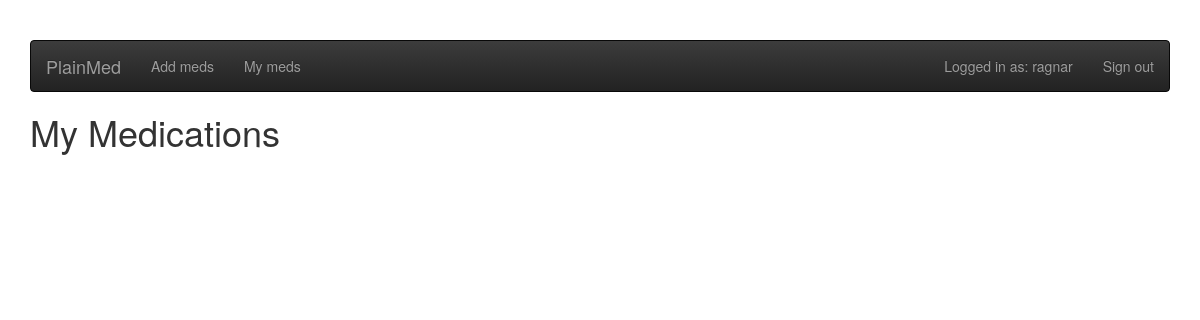
Before: /medicine/mymeds (signed in) with the older database file.
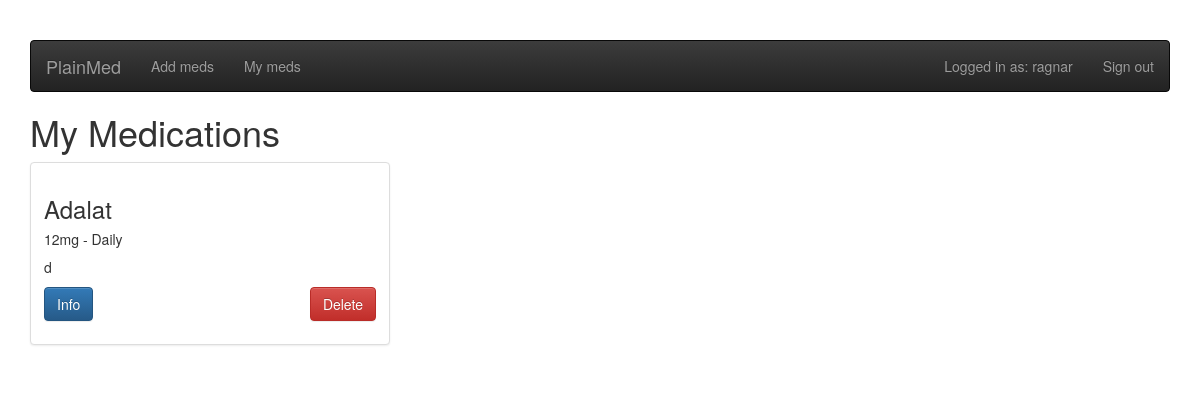
After: the same page with the newer database file.
### app/mod_auth/models.py (models this page shows, shortened)
class User(db.Model, UserMixin):
	id = db.Column(db.Integer(), primary_key=True)
	username = db.Column(db.String(128), nullable=False, unique=True)
	password = db.Column(db.String(192), nullable=False)
	def is_authenticated(self):
		return True

### app/mod_medication/models.py (models this page shows, shortened)
class MedicineUser(db.Model):
    id = db.Column(db.Integer(), primary_key=True)
    user = db.Column(db.Integer(), db.ForeignKey('user.id', ondelete='CASCADE'))
    med = db.Column(db.Integer(), db.ForeignKey('medicine.id', ondelete='CASCADE'))
    amount = db.Column(db.Integer(), nullable=False)
    intake = db.Column(db.String(192), nullable=False)
    amount_type = db.Column(db.String(), nullable=True)
    notes = db.Column(db.String(192), nullable=True)

class Medicine(db.Model):
    id = db.Column(db.Integer(), primary_key=True)
    name = db.Column(db.String(), nullable=False)
    shortname = db.Column(db.String(), nullable=False, unique=True)

### app/mod_medication/controllers.py (the view)
@mod_medication.route('/mymeds')
@login_required
def mymeds():
    medications = db.session.query(
        MedicineUser, Medicine)\
        .join(Medicine)
    return render_template('mymedications.html', meds=medications)

### app/__init__.py (called while the page is built)
@login_manager.user_loader
def load_user(id):
    return User.query.get(id)

@app.before_request
def before_request():
    g.user = current_user

### app/mod_medication/templates/mymedications.html
{% extends "base.html" %}
{%- block container -%}
<h1>My Medications</h1>
<div class="row">
  <div class="col-sm-6 col-md-4">
{% for m in meds %}
    <div class="thumbnail">
      <div class="caption">
          <h3>{{m.Medicine.name}}<h5>{{m.MedicineUser.amount }}{{ m.MedicineUser.amount_type}} - {{m.MedicineUser.intake}}</h5></h3>
          <p>{{m.MedicineUser.notes}}</p>
          <p>
              <a href="http://www.lyfjabokin.is/Lyf/{{m.Medicine.shortname}}/" class="btn btn-primary" role="button" target="_blank">Info</a>
              <a href="{{ url_for('medication.deleteUsers', id=m.Medicine.id) }}" class="pull-right btn btn-danger" role="button">Delete</a>
          </p>
    </div>
    </div>
{% endfor %}</div>
    </div>
{% endblock %}

### app/templates/base.html (shortened to what this page needs)
<!DOCTYPE html>
<html>
	<head>
		<link rel="stylesheet" href="{{ url_for('static', filename='style.css') }}">
		<link rel="stylesheet" href="https://maxcdn.bootstrapcdn.com/bootstrap/3.3.4/css/bootstrap.min.css">
		<link rel="stylesheet" href="https://maxcdn.bootstrapcdn.com/bootstrap/3.3.4/css/bootstrap-theme.min.css">
	</head>
	<body>
		<div class="container">
            {% if g.user.is_authenticated() %}
                {% include "nav.html" %}
            {% endif %}
			{%- block container -%}
			{%- endblock -%}
		</div>
	</body>
</html>

### app/templates/nav.html
    <nav class="navbar navbar-inverse">
      <div class="container-fluid">
        <div class="navbar-header">
          <a class="navbar-brand" href="{{ url_for('index.index') }}">PlainMed</a>
        </div>
        <div>
          <ul class="nav navbar-nav">
              <li><a href="{{ url_for('medication.index') }}">Add meds</a></li>
              <li><a href="{{ url_for('medication.mymeds') }}">My meds</a></li>
          </ul>
          <ul class="nav navbar-nav navbar-right">
            {% if not g.user.is_authenticated() %}
              <li><a href="{{ url_for('auth.login') }}">Sign In</a></li>
              <li><a href="{{ url_for('auth.signup') }}">Sign Up</a></li>
            {% else %}
              <li><a>Logged in as: {{g.user.username}}</a></li>
              <li><a href="{{ url_for('auth.logout') }}">Sign out</a></li>
            {% endif %}
          </ul>
        </div>
      </div>
    </nav>

### app/static/style.css (style rules this page uses)
body { padding-top: 40px; padding-bottom: 40px; background-color: #eee; }

Changed rows visible on the page:
added MedicineUser: Medicine.name "Adalat", MedicineUser.amount "12", MedicineUser.amount_type "mg", MedicineUser.intake "Daily", MedicineUser.notes "d"
